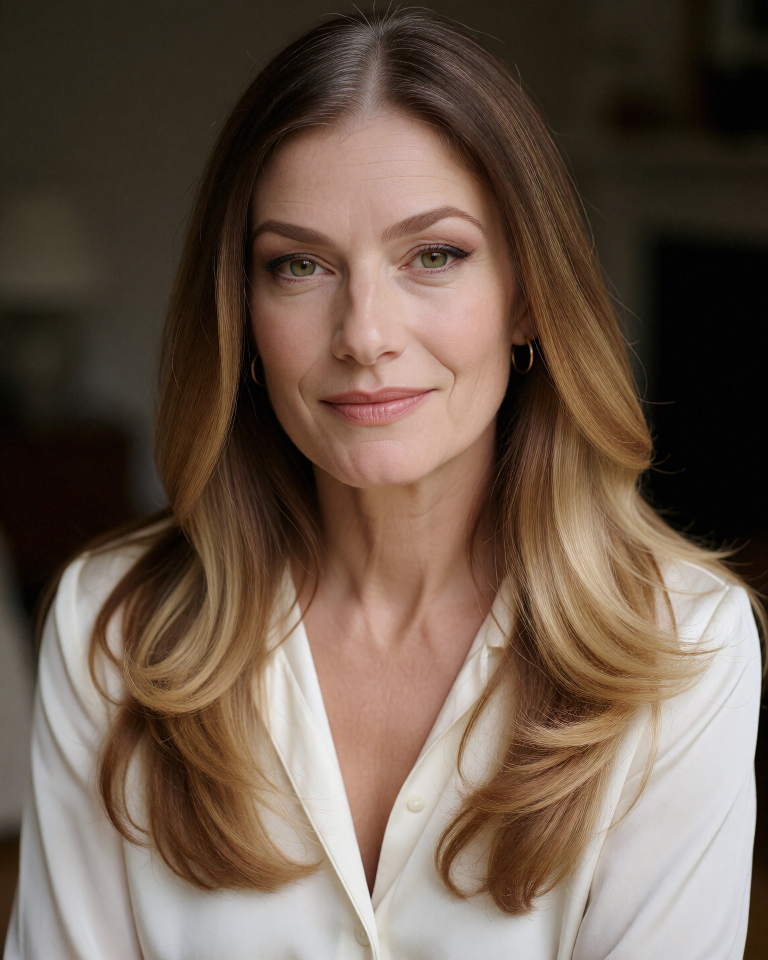
#> input picture deliverables/bridget/part1_profile/01_hero_portrait.jpg, 2304 x 2880 px (shown at 1/3 size)
$ python -i chroma.py   (imports and definitions only)
#> lines starting #> are read from the running program, lines starting #| are printed output that depends on the picture
### scripts/_util.py
#!/usr/bin/env python3
"""Мелочи, общие для всех скриптов скилла."""
import json, os, sys

ROOT = os.path.dirname(os.path.dirname(os.path.abspath(__file__)))


# [12 lines left out: function setup_console, not called in this run]


def manifest():
    with open(os.path.join(ROOT, "assets.json"), encoding="utf-8") as fh:
        return json.load(fh)


# [37 lines left out: function character_lora, not called in this run]


_SAID = set()


# [113 lines left out: functions _say_once, work_root, work_relative, work_resolve, work_dir, imread and 2 more, not called in this run]


def read_json(path):
    with open(path, encoding="utf-8") as fh:
        return json.load(fh)


# [168 lines left out: functions cli_opt, same_path, age_band, gate_fingerprint, read_verdict, verdict_coverage and 1 more, not called in this run]

### scripts/metrics/chroma.py
#!/usr/bin/env python3
"""Цветность кадра: разброс тона + колорфулность. Ловит ч/б, сепию и дуотон.

  py -3 scripts/metrics/chroma.py [<папка с кадрами>]

Самотест прогоняет каждый реальный кадр и его ч/б, сепийную и дуотонную копии
и печатает разделение. Без аргумента берётся `<work_root>/bridget/frames`.

ЧТО НЕ РАБОТАЛО. Первая версия ворот мерила среднюю и 90-й перцентиль хромы
C* в LAB (пороги 12 / 22). Это метрика НАСЫЩЕННОСТИ, а не монохромности:
сепия — это яркость, умноженная на один фиксированный цвет, и хрома у неё
ровно такая же, как у цветного оригинала, а местами выше. Замер: сепийные
копии 45 реальных кадров дали C* mean 11.6-17.7 и p90 20.7-27.5, и 37 из 45
прошли порог 12/22 насквозь. Прямо запрещённая в ТЗ сепия проходила ворота
в 82 % случаев, а восемь оставшихся отсеялись не как сепия, а как случайно
малонасыщенные кадры.

ЧТО МЕРИМ ТЕПЕРЬ. Две величины по одному и тому же кадру:

  hue_entropy — нормированная круговая энтропия тона h = atan2(b*, a*),
    гистограмма 36 корзин, вес пикселя = его хрома, маска L* ∈ [15, 90] и
    C* > 5. Монотон любой насыщенности даёт один пик и энтропию около нуля;
    настоящий кадр всегда несёт несколько тонов. Именно это, а не
    насыщенность, отличает сепию от цветного снимка.
  colourfulness — колорфулность Хаслера-Зюстранка по (R−G) и (R+G)/2−B.
    Работает не как второй порог, а как УСЛОВИЕ ОСМЫСЛЕННОСТИ первого: у ч/б и
    вылинявшего кадра тон формально «разбросан» (0.39-0.51 у обесцвеченного на
    75 %), но разбрасывать там нечего — это разброс шума. Если колорфулность
    ниже порога, энтропия тона не определена и отдаётся нулём, ровно как для
    кадра, где цветных пикселей не нашлось совсем.

Наружу поэтому выходит ОДНО судимое число `hue_entropy` с одним порогом, а
сырое значение остаётся рядом под именем `hue_entropy_raw` — иначе потребитель
с единственным порогом (`gates.py` берёт из метрики ровно одно число) судил бы
по половине метрики и пропускал бы обесцвеченный кадр.

ПОДГОТОВКА КАДРА обязательна и не косметическая: кадр ужимается по длинной
стороне до 256 px и проходит медиану 5×5. Зерно — попиксельно независимый
шум, он размазывает тон по всем корзинам и надувает энтропию монотона. Без
подготовки сепия с зерном σ=8 (а последняя миля добавляет зерно сама, см.
`lastmile.grain_iso_map`) давала энтропию 0.40 и проходила ворота. После
подготовки та же сепия даёт 0.06-0.14, а реальный кадр с тем же зерном —
0.42-0.73, то есть зерно перестало быть лазейкой.

ЗАМЕРЫ (45 реальных кадров `<work_root>/bridget/frames`, hue_entropy / colourfulness):

  оригиналы           0.407-0.721 / 23.9-42.5   ← проходят все 45
  оригинал + зерно σ8 0.420-0.725 / 24.0-42.4   ← проходят все 45
  сепия               0.000-0.015 / 23.1-31.9   ← падает по энтропии
  сепия + зерно σ=8   0.061-0.136 / 23.1-31.7   ← падает по энтропии
  сепия + зерно σ=24  0.209-0.303 / 23.3-30.8   ← падает по энтропии
  ч/б                 0.000       /  0.0        ← падает по колорфулности
  дуотон (синь→охра)  0.263-0.379 / 10.8-16.9   ← падает по колорфулности
  обесцвечен на 75%   0.394-0.511 /  7.0-9.4    ← падает по колорфулности

Пороги стоят посередине разрывов: 0.303 → 0.407 по энтропии (порог 0.34) и
16.9 → 23.9 по колорфулности (порог 18.0). На следующем поколении тех же ячеек
(перегенерация с другой моделью и стеком лор) разделение устояло без правки
порогов: оригиналы 0.474-0.767 / 22.7-36.8, сепия с зерном σ=24 до 0.316,
дуотон до 13.5. В отличие от резкости и микрорельефа, обе величины здесь
ограничены сверху по построению (энтропия — долей от log 36, колорфулность —
уровнями 0-255), и шкала с рендером не едет.

Дуотон — единственный случай, где
энтропия одна не справляется: два далёких тона дают ей 0.26-0.38, то есть
местами выше порога, и валит его именно колорфулность. Отсюда «И», а не «ИЛИ».

Тёмный кадр метрике не мешает: P5 — ресторан при свечах, самый «атмосферный»
кадр набора — даёт 0.468 / 37.1, одну из лучших колорфулностей набора.
"""
import sys, os, math, glob

import numpy as np
import cv2

sys.path.insert(0, os.path.dirname(os.path.dirname(os.path.abspath(__file__))))
from _util import setup_console, manifest
from metrics import load_bgr
from metrics.verdict import gate

ANALYSIS_SIDE = 256      # длинная сторона кадра для анализа, px
CHROMA_DENOISE = 5       # медиана: гасит попиксельное зерно, не трогая цветовые пятна
HUE_BINS = 36            # корзины по 10°
L_RANGE = (15.0, 90.0)   # ниже — шум теней, выше — выбитые света, тон там случаен
C_FLOOR = 5.0            # ниже этой хромы тон не определён


# [44 lines left out: functions _prepared, hue_entropy, colourfulness, not called in this run]


def chroma(src, gates=None):
    """Метрика цветности кадра: одно судимое число и сырьё к нему."""
    g = gates or manifest()["gates"]
    ent_min = float(g["hue_entropy_min"])
    col_min = float(g["colourfulness_min"])

    prep = _prepared(load_bgr(src))
    ent_raw, cov, c_mean, c_p90 = hue_entropy(prep)
    col = colourfulness(prep)

    # Разброс тона у кадра, в котором цвета нет, — это разброс шума. Нулём
    # он и объявляется: обесцвеченная копия честно набирает энтропию 0.39-0.51,
    # и без этой отсечки прошла бы ворота как полноцветная.
    no_colour = col < col_min
    ent = 0.0 if no_colour else ent_raw
    why = (f"цвета нет: колорфулность {col:.1f} < {col_min}" if no_colour else
           f"тон однороден: энтропия {ent:.3f} < {ent_min}" if ent < ent_min else "")

    return gate("chroma", ent, lo=ent_min, note=why,
                hue_entropy=ent, hue_entropy_raw=ent_raw, colourfulness=col,
                chromatic_coverage=cov, chroma_mean=c_mean, chroma_p90=c_p90,
                colourfulness_min=col_min)


# [19 lines left out: functions measure, _sepia, not called in this run]


def _gray(bgr):
    return cv2.cvtColor(cv2.cvtColor(bgr, cv2.COLOR_BGR2GRAY), cv2.COLOR_GRAY2BGR)


# [6 lines left out: function _duotone, not called in this run]


def _grain(bgr, sd, rng):
    return np.clip(bgr.astype(np.float32) + rng.normal(0, sd, bgr.shape),
                   0, 255).astype(np.uint8)


# [42 lines left out: function main, not called in this run]


# [2 lines not run here, left out]

>>> import cv2
>>> picture = cv2.imread('../../deliverables/bridget/part1_profile/01_hero_portrait.jpg', cv2.IMREAD_GRAYSCALE)
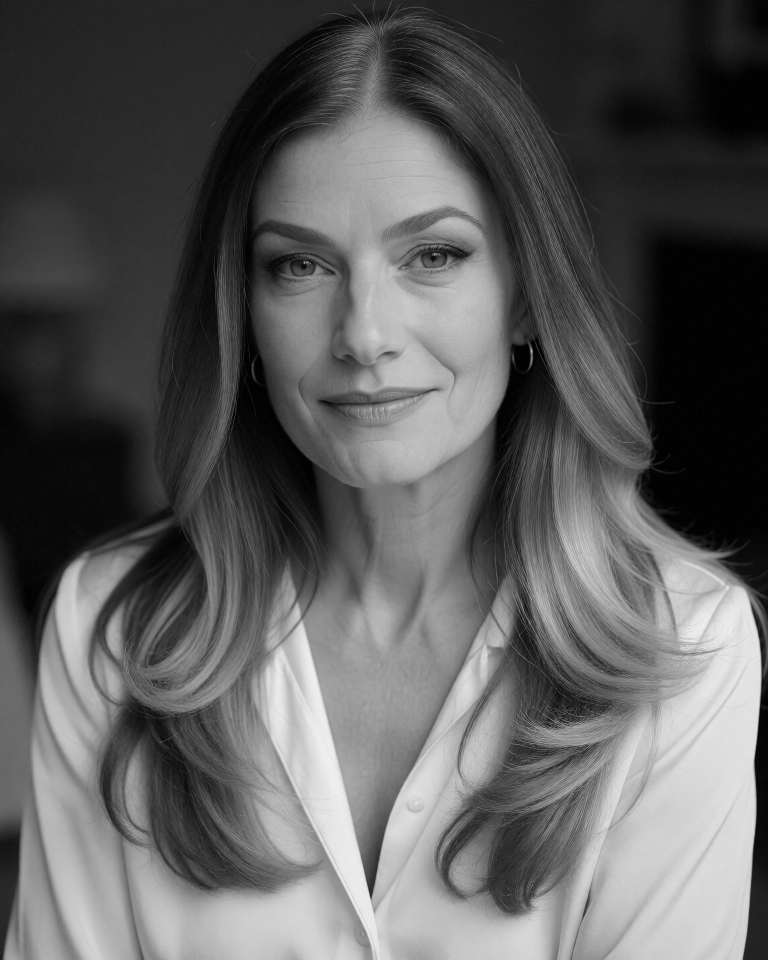
#> picture: shape (2880, 2304) (shown at 1/3 size); min 0, max 246, mean 93.3
#> (the run stopped early here; a loop or call above may not have finished)

$ run again, on deliverables/bridget/part2_story/02_mirror_selfie_phone.jpg
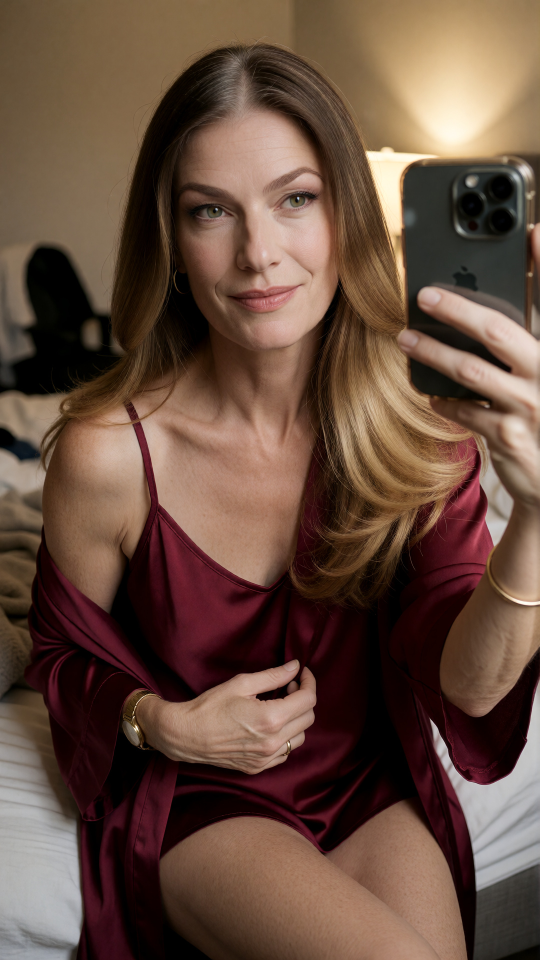
#> input picture deliverables/bridget/part2_story/02_mirror_selfie_phone.jpg, 1080 x 1920 px (shown at 1/2 size)
#> `picture = cv2.imread('../../deliverables/bridget/part1_profile/01_hero..`:
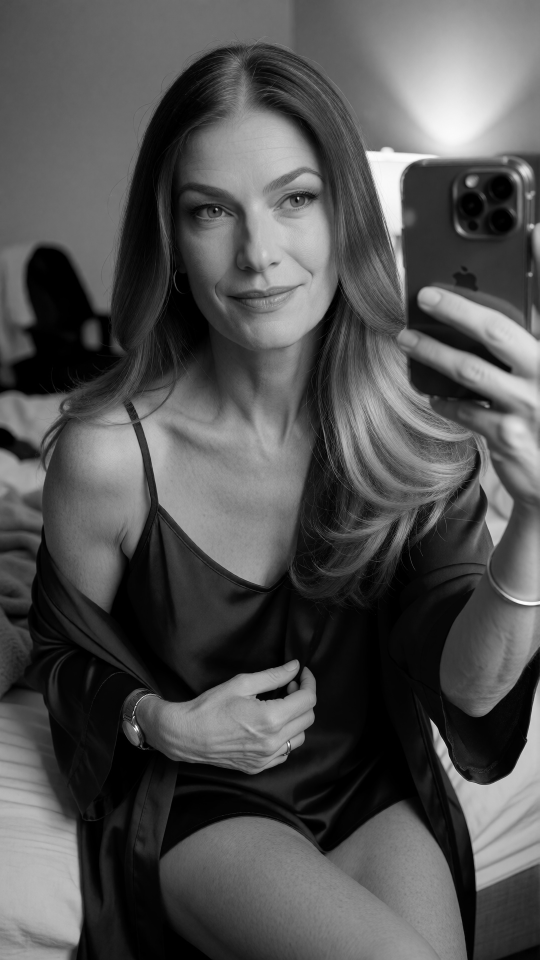
#> picture: shape (1920, 1080) (shown at 1/2 size); min 0, max 255, mean 82.7

$ run again, on deliverables/bridget/part2_story/03_bedside_close.jpg
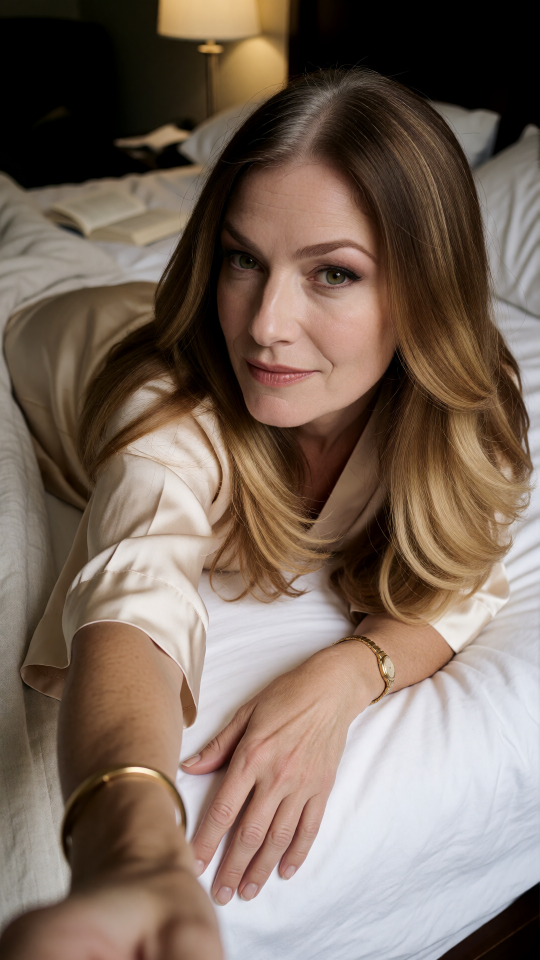
#> input picture deliverables/bridget/part2_story/03_bedside_close.jpg, 1080 x 1920 px (shown at 1/2 size)
#> `picture = cv2.imread('../../deliverables/bridget/part1_profile/01_hero..`:
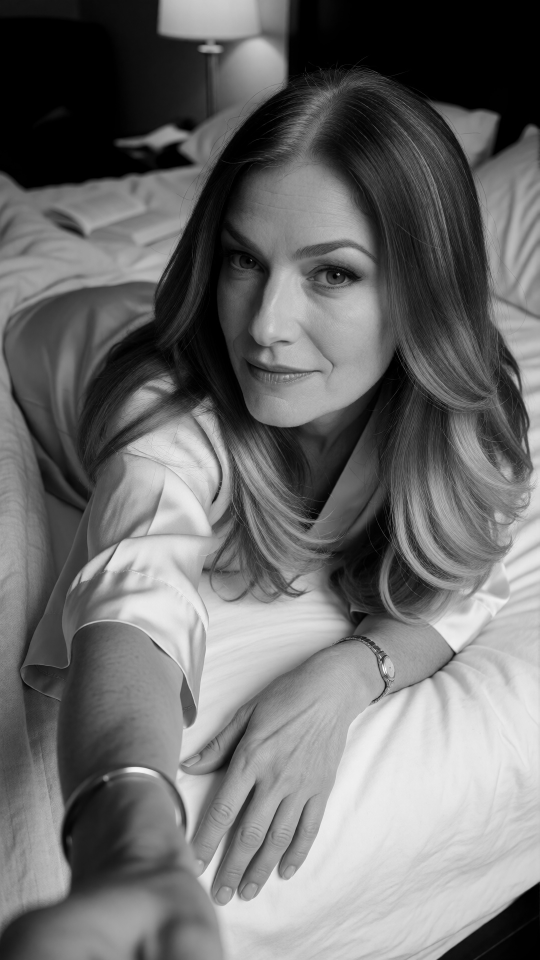
#> picture: shape (1920, 1080) (shown at 1/2 size); min 0, max 255, mean 109.5

$ run again, on deliverables/bridget/trends/01_lift_mirror_flash_selfie.jpg
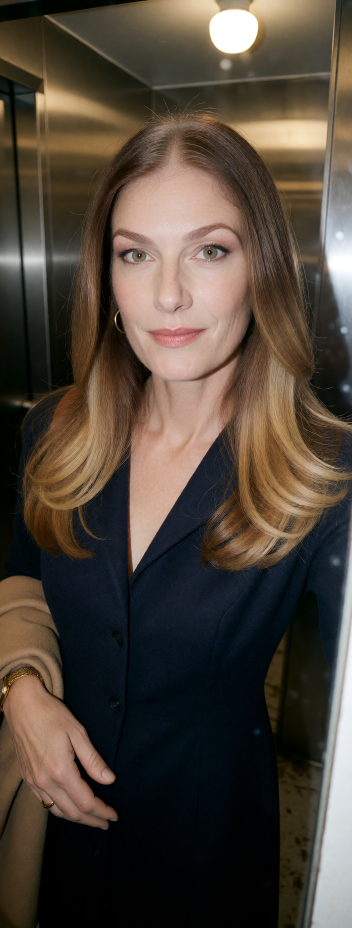
#> input picture deliverables/bridget/trends/01_lift_mirror_flash_selfie.jpg, 704 x 1856 px (shown at 1/2 size)
#> `picture = cv2.imread('../../deliverables/bridget/part1_profile/01_hero..`:
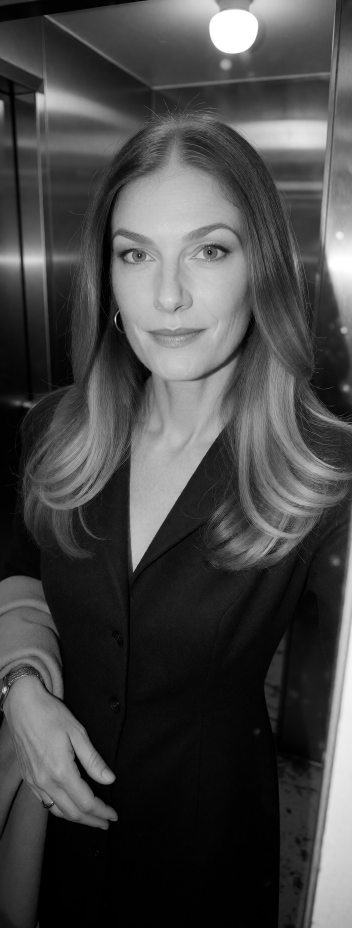
#> picture: shape (1856, 704) (shown at 1/2 size); min 0, max 255, mean 70
